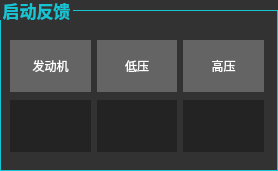
         <widget class="QGroupBox" name="groupBox_16">
          <property name="minimumSize">
           <size>
            <width>278</width>
            <height>171</height>
           </size>
          </property>
          <property name="styleSheet">
           <string notr="true">QGroupBox{background-color:rgb(50,50,50);border:1px solid rgb(21,197,212);margin-top:10px;font-family:仿宋;font:bold 13pt;}
QGroupBox::title{subcontrol-origin:margin;left:0px;margin-left:0px;padding 0 0px;color:rgb(21,197,212)}</string>
          </property>
          <property name="title">
           <string>启动反馈</string>
          </property>
          <property name="flat">
           <bool>false</bool>
          </property>
          <widget class="QWidget" name="layoutWidget_14">
           <property name="geometry">
            <rect>
             <x>10</x>
             <y>40</y>
             <width>254</width>
             <height>52</height>
            </rect>
           </property>
           <layout class="QHBoxLayout" name="horizontalLayout_19">
            <item>
             <widget class="QLabel" name="label_51">
              <property name="sizePolicy">
               <sizepolicy hsizetype="Preferred" vsizetype="Preferred">
                <horstretch>0</horstretch>
                <verstretch>0</verstretch>
               </sizepolicy>
              </property>
              <property name="minimumSize">
               <size>
                <width>80</width>
                <height>50</height>
               </size>
              </property>
              <property name="styleSheet">
               <string notr="true">QLabel{font:11pt '仿宋' bold; color:rgb(255,255,255);background-color:rgb(100,100,100);}</string>
              </property>
              <property name="text">
               <string>发动机</string>
              </property>
              <property name="alignment">
               <set>Qt::AlignCenter</set>
              </property>
             </widget>
            </item>
            <item>
             <widget class="QLabel" name="label_52">
              <property name="sizePolicy">
               <sizepolicy hsizetype="Preferred" vsizetype="Preferred">
                <horstretch>0</horstretch>
                <verstretch>0</verstretch>
               </sizepolicy>
              </property>
              <property name="minimumSize">
               <size>
                <width>80</width>
                <height>50</height>
               </size>
              </property>
              <property name="styleSheet">
               <string notr="true">QLabel{font:11pt '仿宋' bold; color:rgb(255,255,255);background-color:rgb(100,100,100);}</string>
              </property>
              <property name="text">
               <string>低压</string>
              </property>
              <property name="alignment">
               <set>Qt::AlignCenter</set>
              </property>
             </widget>
            </item>
            <item>
             <widget class="QLabel" name="label_53">
              <property name="sizePolicy">
               <sizepolicy hsizetype="Preferred" vsizetype="Preferred">
                <horstretch>0</horstretch>
                <verstretch>0</verstretch>
               </sizepolicy>
              </property>
              <property name="minimumSize">
               <size>
                <width>80</width>
                <height>50</height>
               </size>
              </property>
              <property name="styleSheet">
               <string notr="true">QLabel{font:11pt '仿宋' bold; color:rgb(255,255,255);background-color:rgb(100,100,100);}</string>
              </property>
              <property name="text">
               <string>高压</string>
              </property>
              <property name="alignment">
               <set>Qt::AlignCenter</set>
              </property>
             </widget>
            </item>
           </layout>
          </widget>
          <widget class="QWidget" name="layoutWidget_15">
           <property name="geometry">
            <rect>
             <x>10</x>
             <y>100</y>
             <width>254</width>
             <height>52</height>
            </rect>
           </property>
           <layout class="QHBoxLayout" name="horizontalLayout_20">
            <item>
             <widget class="QLabel" name="labEngine">
              <property name="sizePolicy">
               <sizepolicy hsizetype="Minimum" vsizetype="Preferred">
                <horstretch>0</horstretch>
                <verstretch>0</verstretch>
               </sizepolicy>
              </property>
              <property name="minimumSize">
               <size>
                <width>80</width>
                <height>50</height>
               </size>
              </property>
              <property name="maximumSize">
               <size>
                <width>100</width>
                <height>16777215</height>
               </size>
              </property>
              <property name="styleSheet">
               <string notr="true">QLabel{font:11pt '仿宋' bold; color:rgb(21,197,212);background-color: rgb(35, 35, 35);width:80px}</string>
              </property>
              <property name="text">
               <string/>
              </property>
              <property name="alignment">
               <set>Qt::AlignLeading|Qt::AlignLeft|Qt::AlignVCenter</set>
              </property>
             </widget>
            </item>
            <item>
             <widget class="QLabel" name="labLowVoltage">
              <property name="sizePolicy">
               <sizepolicy hsizetype="Minimum" vsizetype="Preferred">
                <horstretch>0</horstretch>
                <verstretch>0</verstretch>
               </sizepolicy>
              </property>
              <property name="minimumSize">
               <size>
                <width>80</width>
                <height>50</height>
               </size>
              </property>
              <property name="maximumSize">
               <size>
                <width>100</width>
                <height>16777215</height>
               </size>
              </property>
              <property name="styleSheet">
               <string notr="true">QLabel{font:11pt '仿宋' bold; color:rgb(21,197,212);background-color: rgb(35, 35, 35);width:80px}</string>
              </property>
              <property name="text">
               <string/>
              </property>
              <property name="alignment">
               <set>Qt::AlignLeading|Qt::AlignLeft|Qt::AlignVCenter</set>
              </property>
             </widget>
            </item>
            <item>
             <widget class="QLabel" name="labHighVoltage">
              <property name="sizePolicy">
               <sizepolicy hsizetype="Minimum" vsizetype="Preferred">
                <horstretch>0</horstretch>
                <verstretch>0</verstretch>
               </sizepolicy>
              </property>
              <property name="minimumSize">
               <size>
                <width>80</width>
                <height>50</height>
               </size>
              </property>
              <property name="maximumSize">
               <size>
                <width>100</width>
                <height>16777215</height>
               </size>
              </property>
              <property name="styleSheet">
               <string notr="true">QLabel{font:11pt '仿宋' bold; color:rgb(21,197,212);background-color: rgb(35, 35, 35);width:80px}</string>
              </property>
              <property name="text">
               <string/>
              </property>
              <property name="alignment">
               <set>Qt::AlignLeading|Qt::AlignLeft|Qt::AlignVCenter</set>
              </property>
             </widget>
            </item>
           </layout>
          </widget>
         </widget>
